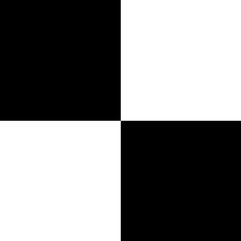
#> input picture dev/stabilisation_trials/damier.png, 241 x 241 px, shrunk from 463 x 463 before the run
$ python canny_stabilization.py   (older library calls are emulated)
#> lines starting #> are read from the running program, lines starting #| are printed output that depends on the picture
import numpy as np
import cv2
import matplotlib.pyplot as plt

# Load our image template, this is our reference image
image_template = cv2.imread('damier.png', cv2.CV_32F)
#> image_template is the input picture: shape (241, 241, 3); min 0, max 255, mean 127.5
frame = cv2.imread('first_frame.png')
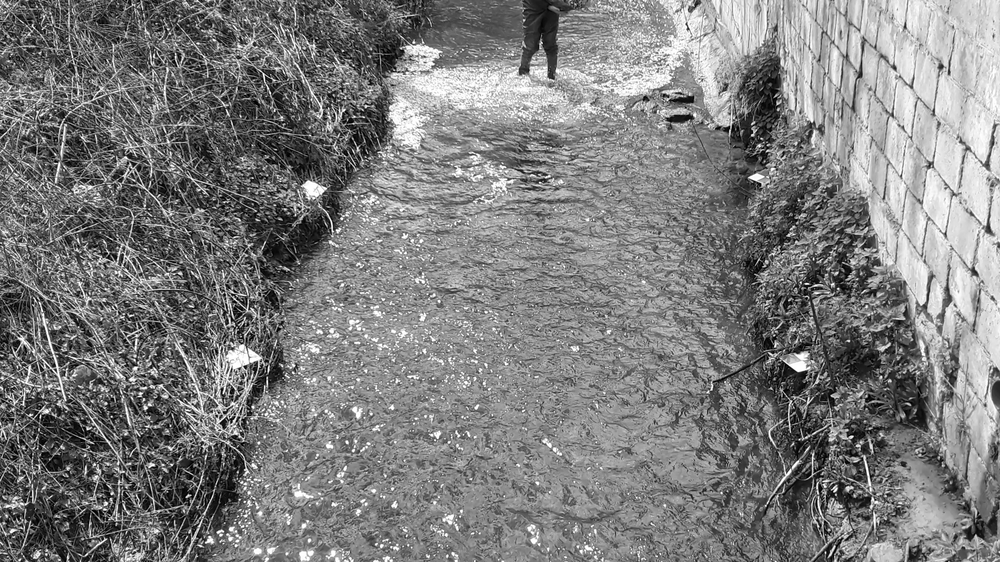
#> input picture dev/stabilisation_trials/first_frame.png, 1000 x 562 px, shrunk from 1920 x 1080 before the run
#> frame is the input picture: shape (562, 1000, 3); min 0, max 255, mean 125.9


#plot the images
plt.imshow(image_template)
plt.show()
plt.imshow(frame)
plt.show()

#calculate the edges using Canny edge algorithm
edges = cv2.Canny(frame, 10, 1000)
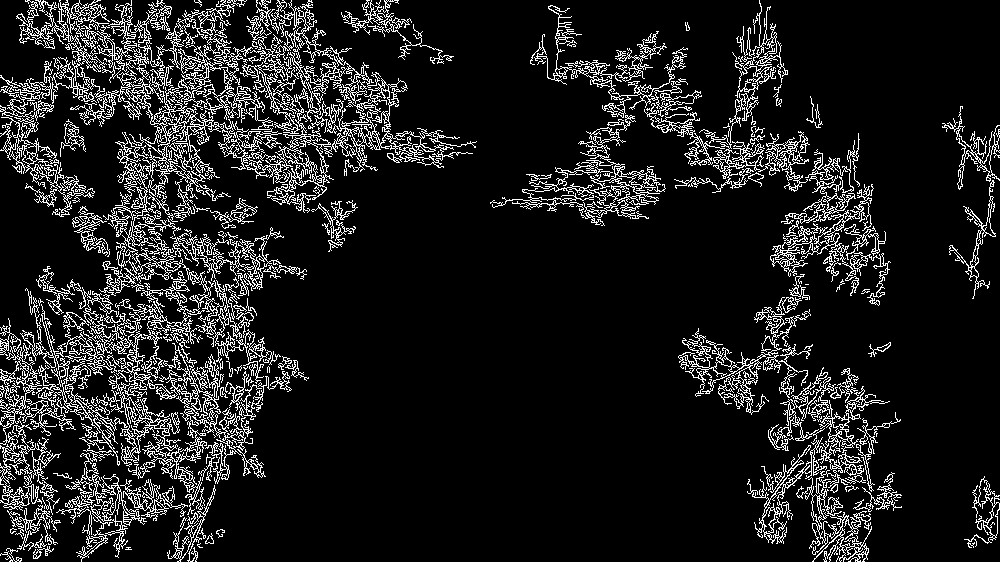
#> edges: shape (562, 1000); 11.7% white in thin lines or dots

#plot the edges
plt.imshow(edges)
plt.show()

#calculate the edges using Canny edge algorithm
edges_tmp = cv2.Canny(image_template, 10, 1000)
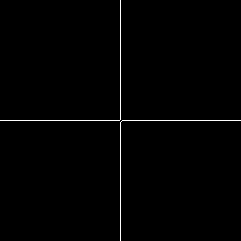
#> edges_tmp: shape (241, 241); 0.82% white in thin lines or dots

#plot the edges
plt.imshow(edges_tmp)
plt.show()
